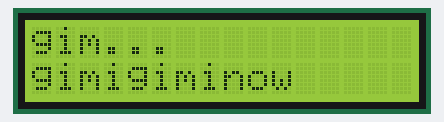
Simulated run of this sketch. Board: Arduino Uno, built with avr-gcc and run on an emulated ATmega328P. Shown: 16×2 character LCD.

Above: at 0.1 s.

The sketch:

LCDpractice.ino
```cpp
#include <LiquidCrystal_I2C.h>
#include <Wire.h>

LiquidCrystal_I2C lcd(0x27, 16, 2); //LCD객체 생성

void setup() {
  lcd.init(); //LCD 초기화
  lcd.backlight(); //LCD 백라이트 켜기
}

void loop() {
  //setCursor(n, m); -> m번째 줄 n번째 셀부터 입력
  lcd.setCursor(0,0);
  lcd.print("gim...");
  lcd.setCursor(0,1);
  lcd.print("gimigiminow");
  delay(3000);
  lcd.clear(); //LCD 모든 내용 삭제
}
```
